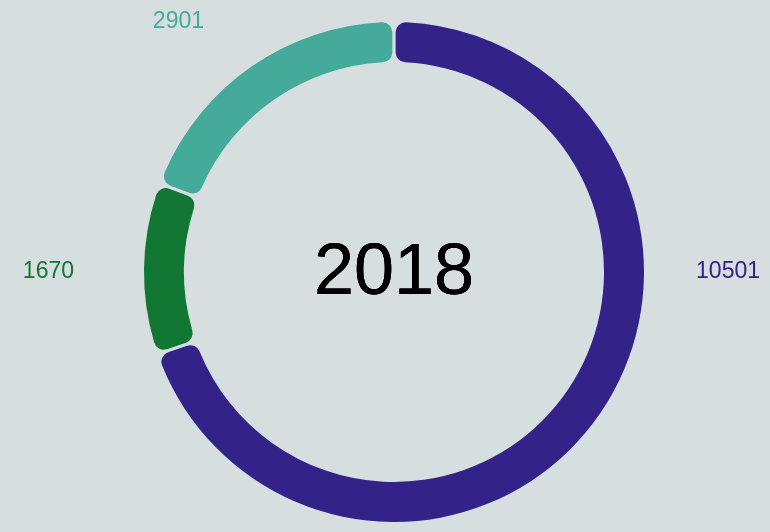

The Vega-Lite source for this figure:
### Vega-Lite specification from a JSON file in a GitHub repository (floating-point values rounded to 4 significant figures)
{"$schema": "https://vega.github.io/schema/vega-lite/v5.json", "width": 250, "height": 250, "background": "#d7dee0", "data": {"values": [{"Type": "House", "Year": 2018, "Count": 10501}, {"Type": "Townhouse", "Year": 2018, "Count": 1670}, {"Type": "Unit", "Year": 2018, "Count": 2901}]}, "config": {"legend": {"disable": true}}, "layer": [{"mark": {"type": "arc", "padAngle": 0.01, "innerRadius": 105, "cornerRadius": 5}, "encoding": {"theta": {"field": "Count", "type": "quantitative"}, "color": {"field": "Type", "type": "nominal", "scale": {"range": ["#332288", "#117733", "#44aa99"]}}, "tooltip": [{"field": "Type", "type": "nominal", "title": "Type of House"}, {"field": "Count", "type": "quantitative", "title": "Count"}]}}, {"mark": {"type": "text", "align": "center", "baseline": "middle", "fontSize": 36}, "encoding": {"text": {"value": "2018"}}}, {"mark": {"type": "text", "align": "right", "dx": 183, "fontSize": 11.5}, "encoding": {"text": {"field": "Count", "type": "quantitative"}, "color": {"value": "#332288"}, "opacity": {"condition": {"test": "datum['Type'] == 'House'", "value": 1}, "value": 0}}}, {"mark": {"type": "text", "align": "right", "dx": -95, "dy": -125, "fontSize": 11.5}, "encoding": {"text": {"field": "Count", "type": "quantitative"}, "color": {"value": "#44aa99"}, "opacity": {"condition": {"test": "datum['Type'] == 'Unit'", "value": 1}, "value": 0}}}, {"mark": {"type": "text", "align": "right", "dx": -160, "fontSize": 11.5}, "encoding": {"text": {"field": "Count", "type": "quantitative"}, "color": {"value": "#117733"}, "opacity": {"condition": {"test": "datum['Type'] == 'Townhouse'", "value": 1}, "value": 0}}}]}
